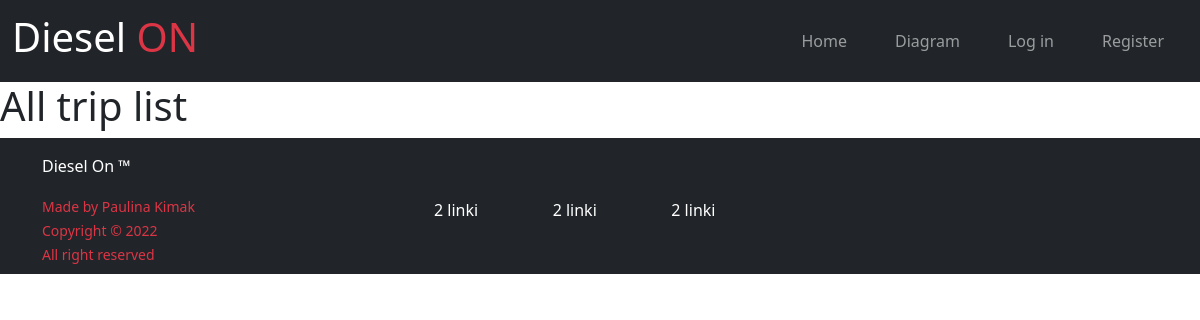
The page /trip_list on the database as committed earlier.
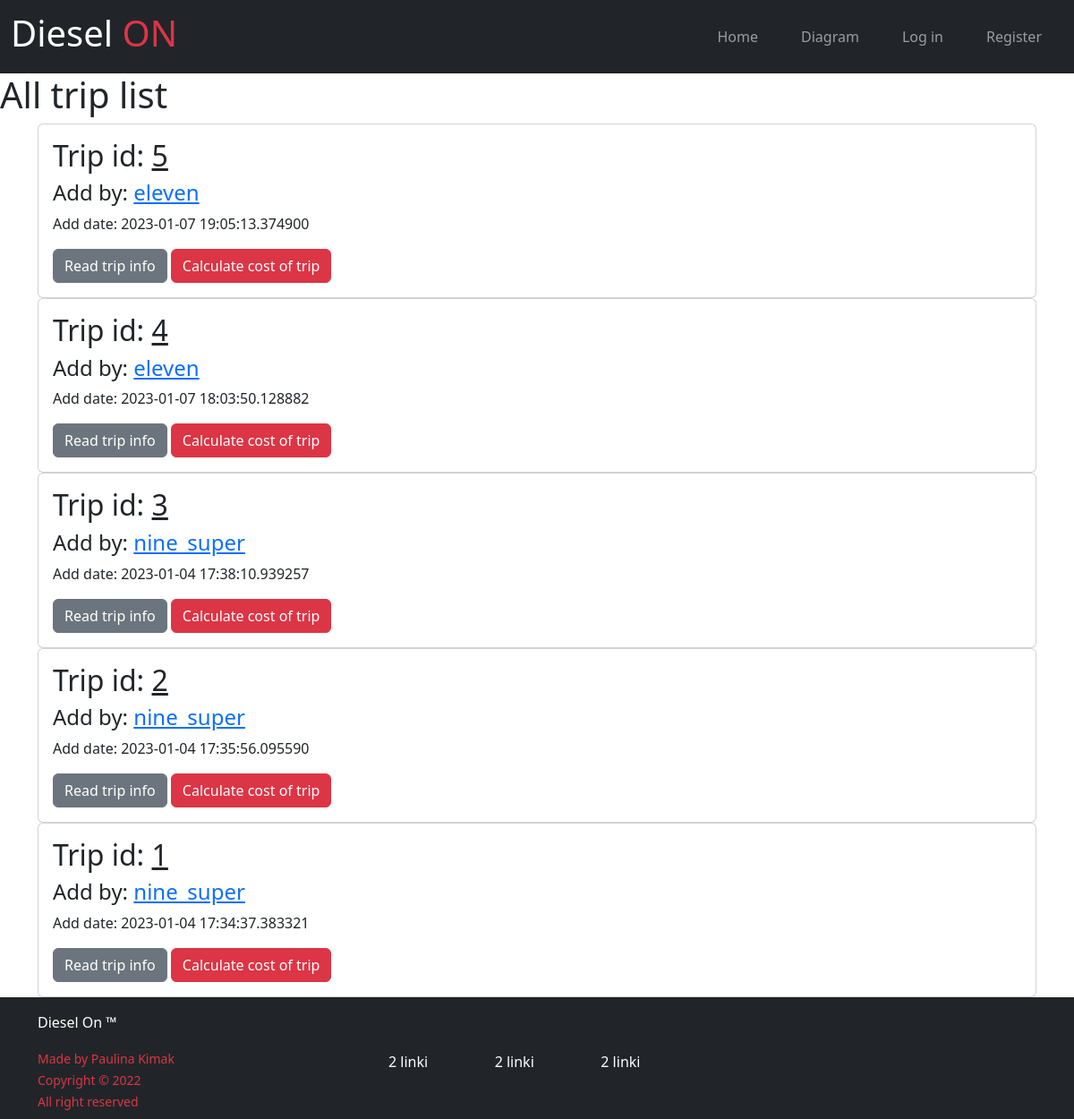
The same page on the database as committed later.
### diesel_api/models.py (models this page shows, shortened)
class Trip(db.Model):
    id = db.Column(db.Integer, primary_key=True)
    user_id = db.Column(db.Integer, db.ForeignKey('users.id'), nullable=False) #user.id tabela users z paramatrem id
    date = db.Column(db.DateTime, nullable=False, default=datetime.utcnow)
    trip_frequency = db.Column(db.String(12), nullable=False)
    amount_trip = db.Column(db.Integer, nullable=False)
    distance = db.Column(db.Float, nullable=False)
    type_trip = db.Column(db.String(12), nullable=False)
    average_usage = db.Column(db.Float, nullable=False)

class User(db.Model, UserMixin):
    __tablename__ = 'users'
    id = db.Column(db.Integer, primary_key=True)
    profile_image = db.Column(db.String(64), nullable=False, default='default_profile.png')
    email = db.Column(db.String(64), unique=True, index=True)
    username = db.Column(db.String(64), unique=True, index=True)
    password_hash = db.Column(db.String(128))
    trips=db.relationship('Trip', backref='author', lazy=True)

### diesel_api/trip_calculator/views.py (the view)
@trip.route('/trip_list')
def trip_list():
    page = request.args.get('page',1,type=int)
    usertrip_list = Trip.query.order_by(Trip.date.desc()).paginate(page=page, per_page=5)
    return render_template('trip_list.html', active_menu='trip_list', usertrip_list=usertrip_list)

### diesel_api/templates/trip_list.html
{% extends "base.html" %}
{% block content %}
<div class="jumbotron">
    <h1>All trip list</h1>
</div>
<div class="container">
    {% for trip in usertrip_list.items %}
    <div class="card">
        <div class="card-body">
            <h2>Trip id: <a class="card-title" href="{{url_for('trip.view_trip', usertrip_id=trip.id) }}">{{trip.id}}</a></h2>
            <h4>Add by:
            <a href="#">{{trip.author.username}}</a>
            </h4>
            <p>Add date: {{trip.date}} </p>
            <a class="btn btn-secondary" href="{{url_for('trip.view_trip', usertrip_id=trip.id) }}">Read trip info</a>
            <a class="btn btn-danger" href="{{url_for('trip.calc_trip', usertrip_id=trip.id) }}">Calculate cost of trip</a>
        </div>
    </div>
    {% endfor%}
</div>
{% endblock %}

### diesel_api/templates/base.html (shortened to what this page needs)
<!doctype html>
<html lang="en">
  <head>
    <link href="https://cdn.jsdelivr.net/npm/bootstrap@5.3.0-alpha1/dist/css/bootstrap.min.css" rel="stylesheet">
    <link rel="stylesheet" href="{{ url_for('static', filename='style.css') }}">
    <link rel="stylesheet" href="{{ url_for('static', filename='fontawesome.css') }}">
    <link rel="stylesheet" href="https://pro.fontawesome.com/releases/v5.10.0/css/all.css"/>
  </head>
  <body>
    {% include "navbar.html" %}
    {% block content %}{% endblock %}
    {% include "footer.html"%}
  </body>
</html>

### diesel_api/templates/navbar.html (shortened to what this page needs)
    <nav class="navbar navbar-dark bg-dark navbar-expand-sm sticky-top">
      <div class="container-fluid">
          <a href="#" class="navbar-brand russo-font"><h1>Diesel <span class="text-danger">ON</span></h1></a>
          <div class="collapse navbar-collapse" id="diesel-navbar">
              <ul class="navbar-nav ms-auto">
                  <li class="nav-item px-3">
                      <a href="{{ url_for('core.index') }}" class="nav-link {{ 'active' if active_menu=='index'}}">Home</a>
                  </li>
                  <li class="nav-item px-3">
                      <a href="{{ url_for('core.diagram') }}" class="nav-link {{ 'active' if active_menu=='diagram'}}">Diagram</a>
                  </li>
                  {% if current_user.is_authenticated %}
                  <li class="nav-item px-3">
                    <a href="{{ url_for('users.logout') }}" class="nav-link {{ 'active' if active_menu=='logout'}}">Log out</a>
                  </li>
                  <li class="nav-item px-3">
                    <a href="{{ url_for('users.account') }}" class="nav-link {{ 'active' if active_menu=='account'}}">Account</a>
                  </li>
                  <li class="nav-item px-3">
                    <a href="{{ url_for('trip.create_trip') }}" class="nav-link {{ 'active' if active_menu=='create_trip'}} ">Add trip</a>
                  </li>
                  <li class="nav-item px-3">
                    <a href="{{ url_for('trip.trip_list') }}" class="nav-link {{ 'active' if active_menu=='trip_list'}}">Trip_list</a>
                  </li>
                  {% else %}
                  <li class="nav-item px-3">
                    <a href="{{ url_for('users.login') }}" class="nav-link {{ 'active' if active_menu=='login'}}">Log in</a>
                  </li>
                  <li class="nav-item px-3">
                    <a href="{{ url_for('users.register') }}" class="nav-link {{ 'active' if active_menu=='register'}}">Register</a>
                  </li>
                  {% endif %}
              </ul>
          </div>
  </nav>

### diesel_api/templates/footer.html (shortened to what this page needs)
<footer class="footer bg-dark text-white p-2" id="Contact">
    <div class="container">
        <div class="grid">
            <div class="row align-items-center mt-2">
                <div class="col-md-4">
                    <p class="trademark">Diesel On &trade;</p>
                    <small class="copyright text-danger">
                        Made by Paulina Kimak<br>
                        Copyright &copy; 2022<br>
                        All right reserved</small>
                </div>
                <div class="col-md-4">
                    <div class="links">
                        <div class="container-fluid">
                            <div class="grid">
                                <div class="row">
                                    <div class="col-md-4">2 linki</div>
                                    <div class="col-md-4">2 linki</div>
                                    <div class="col-md-4">2 linki</div>
                                </div>
                            </div>
                        </div>
                    </div>
                </div>
            </div>
        </div>
    </div>
</footer>

### diesel_api/static/style.css (style rules this page uses)
body { background-color: white; }

Rows that differ between the two databases and show on the page:
added Trip: id "5", author.username "eleven", date "2023-01-07 19:05:13.374900"
added Trip: id "4", author.username "eleven", date "2023-01-07 18:03:50.128882"
added Trip: id "3", author.username "nine_super", date "2023-01-04 17:38:10.939257"
added Trip: id "2", author.username "nine_super", date "2023-01-04 17:35:56.095590"
added Trip: id "1", author.username "nine_super", date "2023-01-04 17:34:37.383321"
